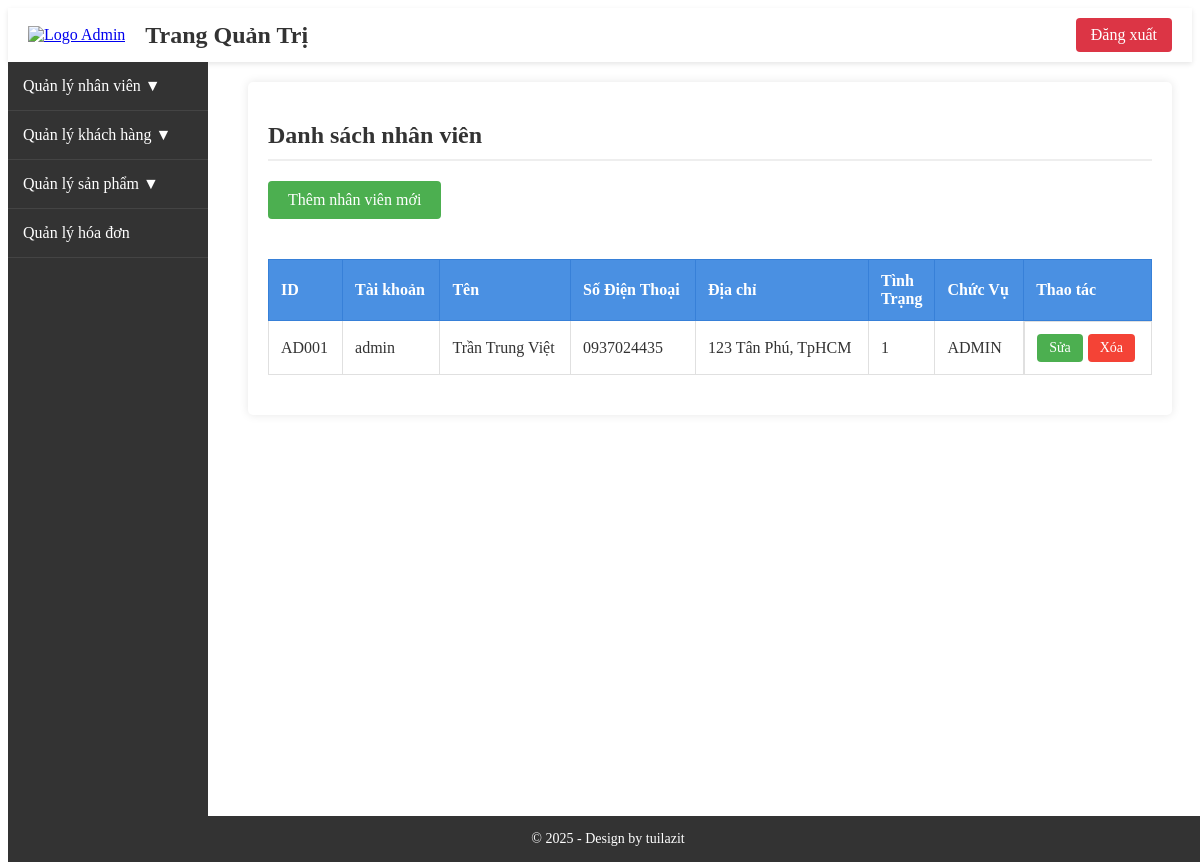
Page /admincp/index.php?action=staff on the earlier database version.
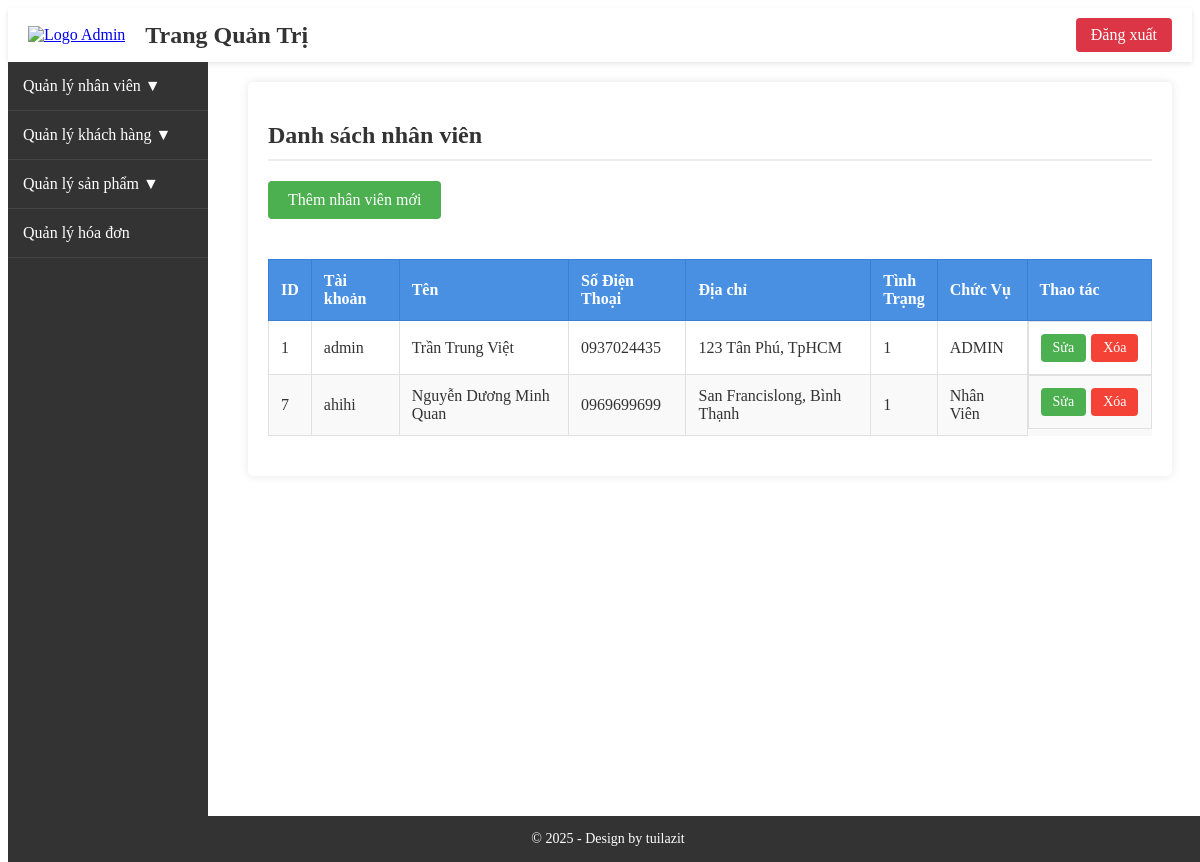
Same page on the later database version.
### tables this page shows
CREATE TABLE `nhanvien` (
  `IdNV` int(11) NOT NULL,
  `Account` varchar(50) NOT NULL,
  `Password` varchar(1000) NOT NULL,
  `Name` varchar(50) NOT NULL,
  `PNumber` char(10) NOT NULL,
  `Address` varchar(200) NOT NULL,
  `Status` tinyint(1) NOT NULL DEFAULT 1,
  `IdPos` varchar(20) NOT NULL
);

### admincp/modules/nhanvien/nhanvien/lietke.php (the view, shortened to what this page needs)
<?php
    $sql_lietke_nhanvien = "SELECT `IdNV`, `Account`, `Name`, `PNumber`, `Address`, `Status`, `IdPos` FROM `nhanvien` WHERE Status=1";
    $query_lietke_nhanvien =mysqli_query($mysqli,$sql_lietke_nhanvien);
?>
<div class="staff-list">
    <h2>Danh sách nhân viên</h2>
    <a href="index.php?action=staff&query=them" class="btn-add">Thêm nhân viên mới</a>
    <table class="data-table">
        <thead>
            <tr>
                <th>ID</th>
                <th>Tài khoản</th>
                <th>Tên</th>
                <th>Số Điện Thoại</th>
                <th>Địa chỉ</th>
                <th>Tình Trạng</th>
                <th>Chức Vụ</th>
                <th>Thao tác</th>
            </tr>
        </thead>
        <tbody>
            <?php
            if($query_lietke_nhanvien && mysqli_num_rows($query_lietke_nhanvien) > 0) {
                while($row = mysqli_fetch_array($query_lietke_nhanvien)) {
            ?>
                <tr>
                    <td><?php echo $row['IdNV']?></td>
                    <td><?php echo $row['Account']?></td>
                    <td><?php echo $row['Name']?></td>
                    <td><?php echo $row['PNumber']?></td>
                    <td><?php echo $row['Address']?></td>
                    <td style="width:10px"><?php echo $row['Status']?></td>
                    <td><?php echo $row['IdPos']?></td>
                    <td class="action-buttons">
                        <a href="?action=staff&query=sua&idstaff=<?php echo $row['IdNV']?>" class="btn-edit">Sửa</a>
                        <a href="?action=staff&query=xoa&idstaff=<?php echo $row['IdNV']?>" class="btn-delete" onclick="return confirm('Bạn có chắc muốn xóa nhân viên này?');">Xóa</a>
                    </td>
                </tr>
            <?php
                }
            } else {
            ?>
                <tr>
                    <td colspan="8" class="no-data">Không có dữ liệu nhân viên</td>
                </tr>
            <?php
            }
            ?>
        </tbody>
    </table>
</div>

### admincp/index.php (shortened to what this page needs)
<!DOCTYPE html>
<html>
<head>
    <link rel="stylesheet" type="text/css" href="./css/styleadmincp.css">
</head>
<body>
    <div class="wrapper">
        <?php
            include("modules/header.php");
            include("modules/menu.php");
            include("modules/main.php");
            include("modules/footer.php");
        ?>
    </div>
</body>
</html>

### admincp/modules/header.php (shortened to what this page needs)
<div class="header">
    <div class="header-left">
        <div class="logo">
            <a href="index.php"><img src="" alt="Logo Admin"></a>
        </div>
        <div class="admin-title">
            <h2>Trang Quản Trị</h2>
        </div>
    </div>
    <div class="header-right">
        <div class="admin-info">
            <a href="logout.php" class="logout-btn">Đăng xuất</a>
        </div>
    </div>
</div>

### admincp/modules/menu.php (shortened to what this page needs)
<div class="menu">
    <ul class="admin-menu">
        <li class="dropdown">
            <a href="#" class="dropdown-toggle">Quản lý nhân viên ▼</a>
        </li>
        <li class="dropdown">
            <a href="#" class="dropdown-toggle">Quản lý khách hàng ▼</a>
        </li>
        <li class="dropdown">
            <a href="#" class="dropdown-toggle">Quản lý sản phẩm ▼</a>
        </li>
        <li><a href="index.php?action=orders">Quản lý hóa đơn</a></li>
    </ul>
</div>

### admincp/modules/main.php (shortened to what this page needs)
<div class="main-content">
    <?php
    if(isset($_GET['action'])) {
        $action = $_GET['action'];
        switch($action) {
            case 'staff':
                if(isset($_GET['query'])) {
                    $query = $_GET['query'];
                    switch($query) {
                        case 'them':
                            include("modules/nhanvien/nhanvien/them.php");
                            break;
                        case 'sua':
                            include("modules/nhanvien/nhanvien/sua.php");
                            break;
                        case 'xoa':
                            include("modules/nhanvien/nhanvien/xoa.php");
                            break;
                        default:
                            include("modules/nhanvien/nhanvien/lietke.php");
                    }
                } else {
                    include("modules/nhanvien/nhanvien/lietke.php");
                }
                break;
        }
    } else {
        include("modules/dashboard.php");
    }
    ?>
</div>

### admincp/modules/footer.php
<div class="footer">
    <div class="footer-content">
        <p>&copy; <?php echo date('Y'); ?> - Design by tuilazit</p>
    </div>
</div>

### admincp/css/styleadmincp.css (style rules this page uses)
.wrapper { width: 100%; margin: 0 auto; }
.menu { width: 200px; float: left; background: #333; min-height: 100vh; }
.admin-menu { list-style: none; padding: 0; margin: 0; }
.admin-menu li a { display: block; padding: 15px; color: white; text-decoration: none; border-bottom: 1px solid #444; }
.dropdown { position: relative; }
.dropdown-toggle { position: relative; }
.main-content { margin-left: 220px; padding: 20px; }
.header { background: #fff; padding: 10px 20px; display: flex; justify-content: space-between; align-items: center; box-shadow: 0 2px 5px rgba(0,0,0,0.1); }
.header-left { display: flex; align-items: center; }
.logo { margin-right: 20px; }
.logo img { height: 50px; width: auto; }
.admin-title h2 { margin: 0; color: #333; font-size: 24px; }
.header-right { display: flex; align-items: center; }
.admin-info { display: flex; align-items: center; gap: 15px; }
.logout-btn { background: #dc3545; color: white; padding: 8px 15px; border-radius: 4px; text-decoration: none; transition: background 0.3s; }
.footer { background: #333; color: #fff; padding: 15px 0; text-align: center; position: fixed; bottom: 0; width: 100%; }
.footer-content { font-size: 14px; }
.footer-content p { margin: 0; }
.staff-list { padding: 20px; background: #fff; border-radius: 5px; box-shadow: 0 0 10px rgba(0,0,0,0.1); }
.staff-list h2 { color: #333; margin-bottom: 20px; font-size: 24px; border-bottom: 2px solid #eee; padding-bottom: 10px; }
.data-table { width: 100%; border-collapse: collapse; margin-top: 20px; background: #fff; }
.data-table thead th { background: #4a90e2; color: white; padding: 12px; text-align: left; font-weight: 600; border: 1px solid #3780d8; }
.data-table tbody td { padding: 12px; border: 1px solid #e0e0e0; color: #333; }
.data-table tbody tr:nth-child(even) { background-color: #f9f9f9; }
.action-buttons { display: flex; gap: 5px; }
.btn-edit { background: #4CAF50; color: white; padding: 6px 12px; border-radius: 4px; text-decoration: none; font-size: 14px; }
.btn-delete { background: #f44336; color: white; padding: 6px 12px; border-radius: 4px; text-decoration: none; font-size: 14px; }
.btn-add { background: #4CAF50; color: white; padding: 10px 20px; border-radius: 4px; text-decoration: none; display: inline-block; margin-bottom: 20px; }

Differences in the rows shown:
removed nhanvien: IdNV "AD001", Account "admin", Name "Trần Trung Việt", PNumber "0937024435", Address "123 Tân Phú, TpHCM", Status "1", IdPos "ADMIN"
added nhanvien: IdNV "1", Account "admin", Name "Trần Trung Việt", PNumber "0937024435", Address "123 Tân Phú, TpHCM", Status "1", IdPos "ADMIN"
added nhanvien: IdNV "7", Account "ahihi", Name "Nguyễn Dương Minh Quan", PNumber "0969699699", Address "San Francislong, Bình Thạnh", Status "1", IdPos "Nhân Viên"
